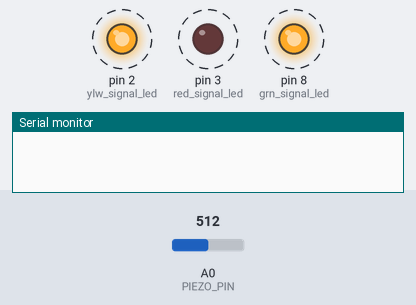
Bench run of a sketch on a simulated Arduino Uno, built with avr-gcc and run on an emulated ATmega328P. Shown: output pins drawn as LEDs (lit = HIGH), the last lines printed to the serial monitor. Dashed ring = blinking. The inputs (shaded band) are chosen by the test bench; at power-on: A0 (PIEZO_PIN) = 512.

Above: at 2.75 s.
2.8 s: A0 (PIEZO_PIN) set to 217
6.6 s: A0 (PIEZO_PIN) set to 196
At 8.7 s:
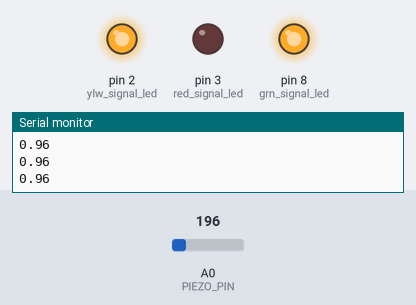
10.4 s: A0 (PIEZO_PIN) set to 306
At 10.55 s:
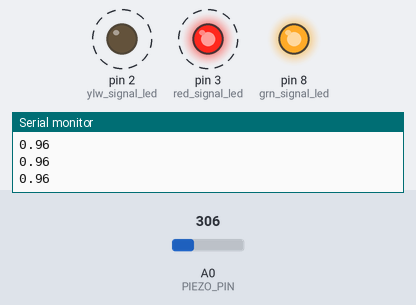
14.2 s: A0 (PIEZO_PIN) set to 122
At 14.55 s:
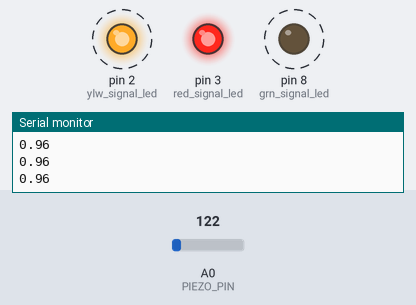
18.0 s: A0 (PIEZO_PIN) set to 511
At 18.25 s:
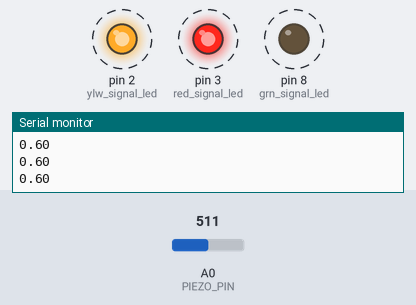
21.8 s: A0 (PIEZO_PIN) set to 90
At 21.95 s:
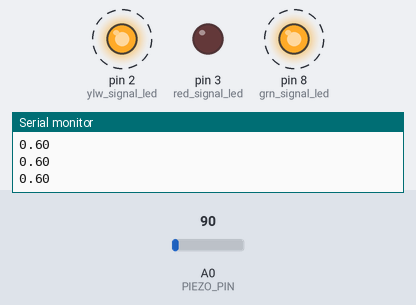
Timing chart, 0 to 25.6 s (numbered marks = the images above; inputs shaded):
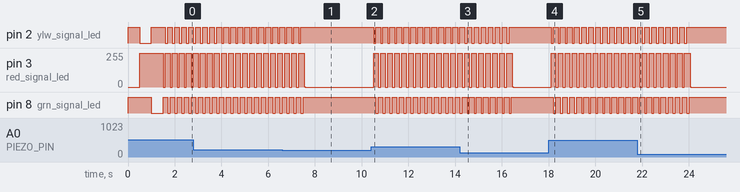

The sketch:

knock_sensor_with_led_and_reset.ino
```cpp
/******************************************************************************
Piezo_Vibration_Sensor.ino
Example sketch for SparkFun's Piezo Vibration Sensor
  (https://www.sparkfun.com/products/9197)
Jim Lindblom @ SparkFun Electronics
April 29, 2016

- Connect a 1Mohm resistor across the Piezo sensor's pins.
- Connect one leg of the Piezo to GND
- Connect the other leg of the piezo to A0

Vibrations on the Piezo sensor create voltags, which are sensed by the Arduino's
A0 pin. Check the serial monitor to view the voltage generated.

Development environment specifics:
Arduino 1.6.7
******************************************************************************/
const int PIEZO_PIN = A0; // Piezo output

int red_signal_led = 3;
int ylw_signal_led = 2;
int grn_signal_led = 8;

int hello_delay = 500;

int count_times_read = 0;
int max_count_before_reset = 100;

float manually_set_threshold_to_activate = 1.00;

void say_hello()
{
	digitalWrite(red_signal_led, LOW);
	delay(hello_delay);
	digitalWrite(red_signal_led, HIGH);
	digitalWrite(ylw_signal_led, LOW);
	delay(hello_delay);
	digitalWrite(ylw_signal_led, HIGH);
	digitalWrite(grn_signal_led, LOW);
	delay(hello_delay);
	digitalWrite(grn_signal_led, HIGH);
}
void setup_signal_led_set()
{
	pinMode(red_signal_led, OUTPUT);
	digitalWrite(red_signal_led, HIGH);
	pinMode(ylw_signal_led, OUTPUT);
	digitalWrite(ylw_signal_led, HIGH);
	pinMode(grn_signal_led, OUTPUT);
	digitalWrite(grn_signal_led, HIGH);
}
void turn_off_all_led()
{
	digitalWrite(red_signal_led, HIGH);
	digitalWrite(ylw_signal_led, HIGH);
	digitalWrite(grn_signal_led, HIGH);
}
void signal_red()
{
	turn_off_all_led();
	digitalWrite(red_signal_led, LOW);
}
void signal_yellow()
{
	turn_off_all_led();
	digitalWrite(ylw_signal_led, LOW);
}
void signal_green()
{
	turn_off_all_led();
	digitalWrite(grn_signal_led, LOW);
}

void cycle_lights()
{
	for (int i = 0; i < 10; i++)
	{
		signal_red();
		delay(100);
		signal_yellow();
		delay(100);
		signal_green();
		delay(100);
	}

}

void do_activity_done_when_device_senses_activity()
{
	cycle_lights();
}

void setup()
{
	setup_signal_led_set();
	say_hello();
	Serial.begin(9600);
}


void loop()
{
	// Read Piezo ADC value in, and convert it to a voltage

	int piezoADC = analogRead(PIEZO_PIN);
	float piezoV = piezoADC / 1023.0 * 5.0;

	if (piezoV > manually_set_threshold_to_activate)
	{
		signal_yellow();
		do_activity_done_when_device_senses_activity();
	}
	else
	{
		Serial.println(piezoV); // Print the voltage.
		signal_red();
	}
}
```

Measured:
- the behaviour switches between 205 and 204 on A0 (PIEZO_PIN) (found by bisection; images 0 and 1)
- after the input at 6.6 s, pin 2 (ylw_signal_led): goes on until 7.4 s, then stays HIGH; pin 8 (grn_signal_led): goes on until 7.5 s, then stays HIGH
- after the input at 10.4 s, pin 2 (ylw_signal_led): alternates HIGH for 0.20 s and LOW for 0.10 s, starting after 0.11 s; pin 3 (red_signal_led): alternates 255/255 for 0.20 s and 0/255 for 0.10 s, starting after 0.11 s; pin 8 (grn_signal_led): alternates HIGH for 0.20 s and LOW for 0.10 s, starting after 0.21 s
- after the input at 14.2 s, pin 2 (ylw_signal_led): goes on until 16.3 s, then stays HIGH; pin 8 (grn_signal_led): goes on until 16.4 s, then stays HIGH
- after the input at 18.0 s, pin 2 (ylw_signal_led): alternates HIGH for 0.20 s and LOW for 0.10 s, starting after 0.11 s; pin 3 (red_signal_led): alternates 255/255 for 0.20 s and 0/255 for 0.10 s, starting after 0.11 s; pin 8 (grn_signal_led): alternates HIGH for 0.20 s and LOW for 0.10 s, starting after 0.21 s
- after the input at 21.8 s, pin 2 (ylw_signal_led): goes on until 23.9 s, then stays HIGH; pin 8 (grn_signal_led): goes on until 24.0 s, then stays HIGH
- by itself, pin 2 (ylw_signal_led), pin 8 (grn_signal_led): alternates HIGH for 0.20 s and LOW for 0.10 s
- by itself, pin 3 (red_signal_led): alternates 255/255 for 0.20 s and 0/255 for 0.10 s, 7 changes in all, then stays 0/255
